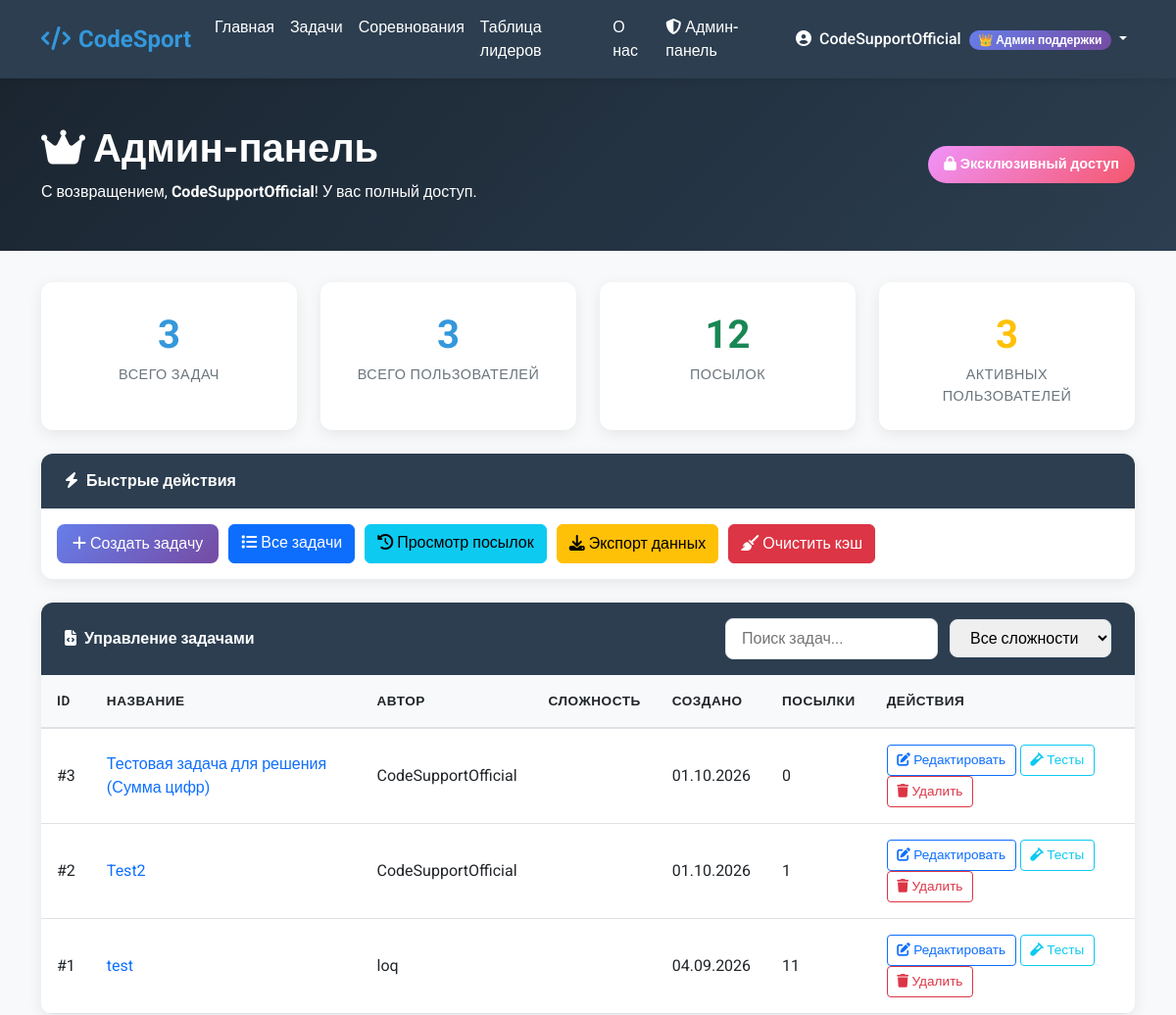
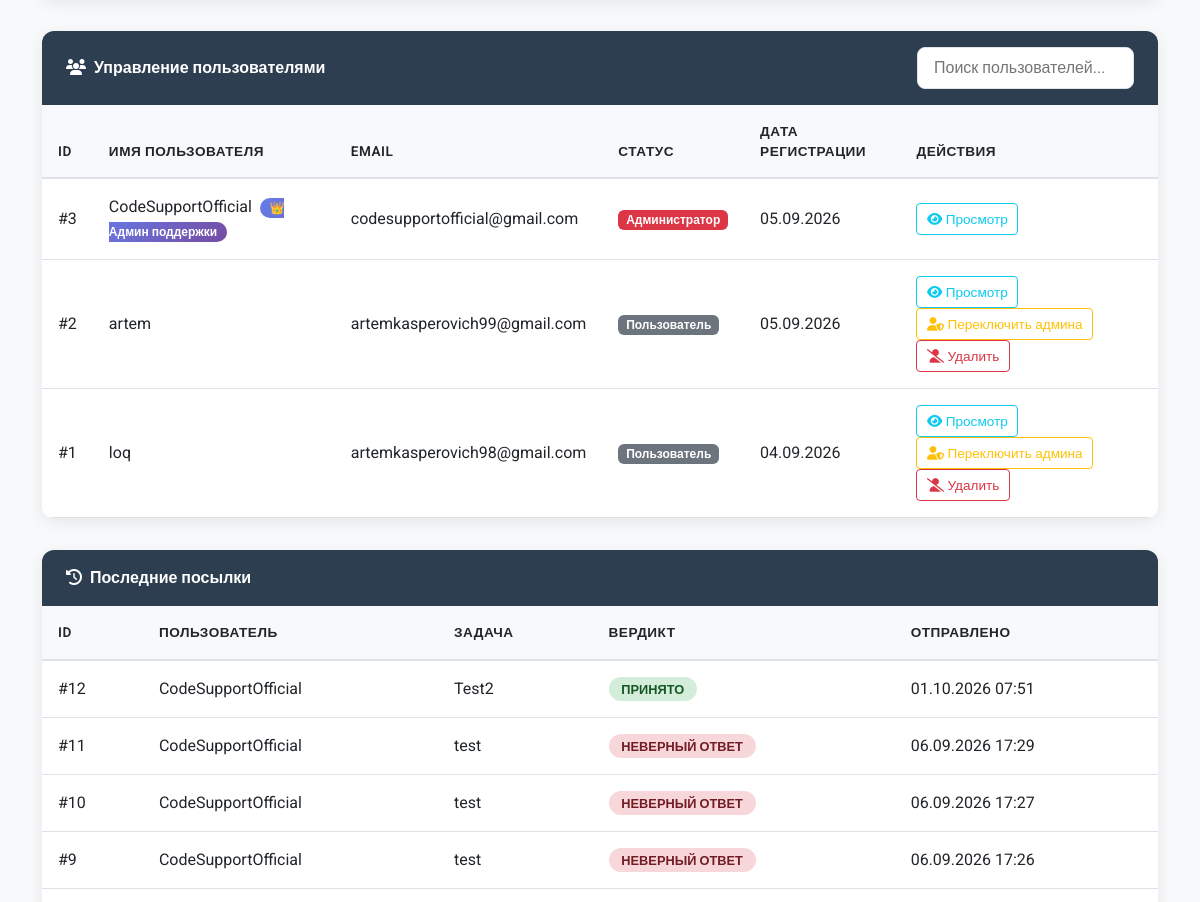
Page /control-panel/ (signed in, upper part) on the earlier database version (2 pictures, top to bottom).
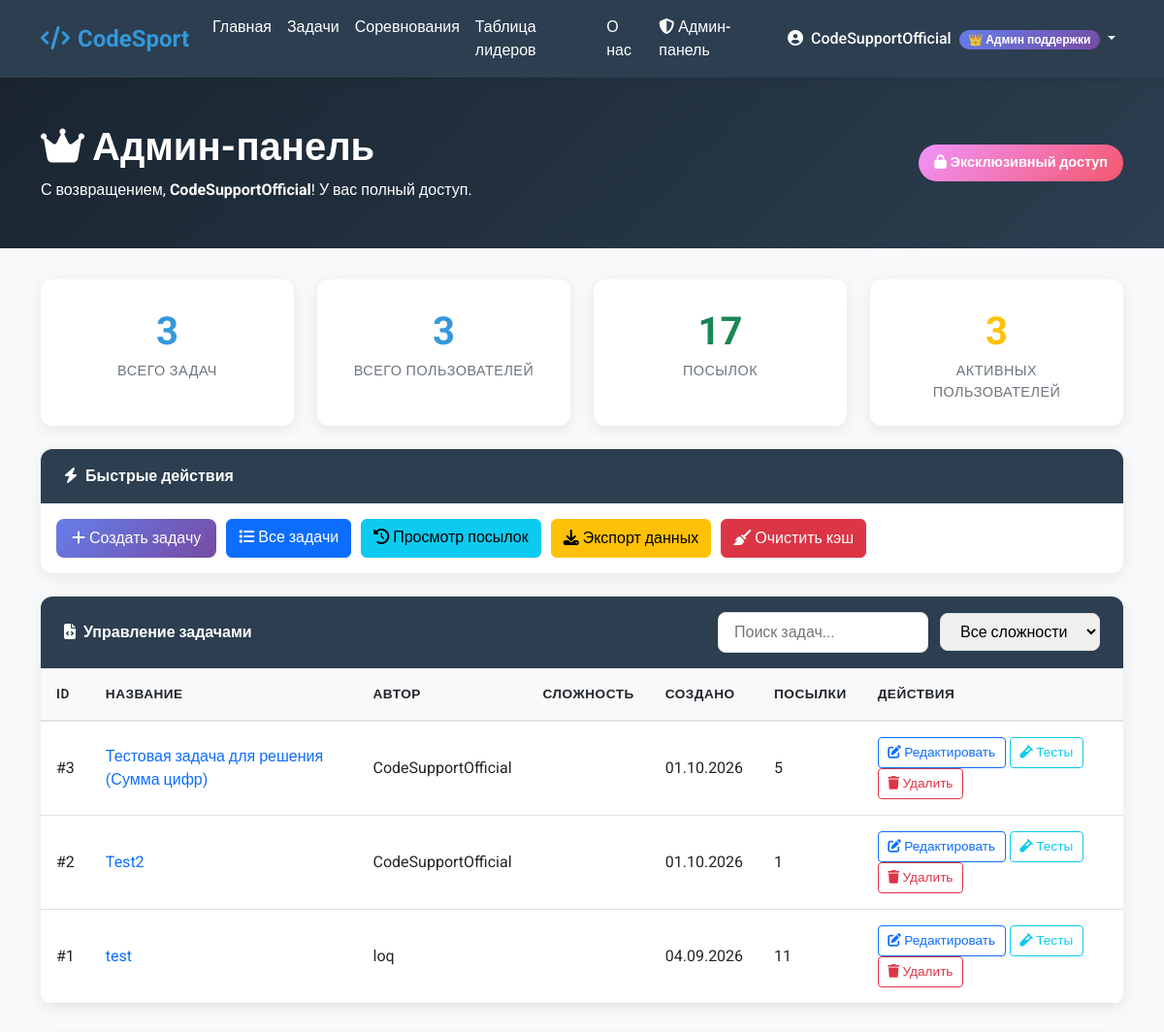
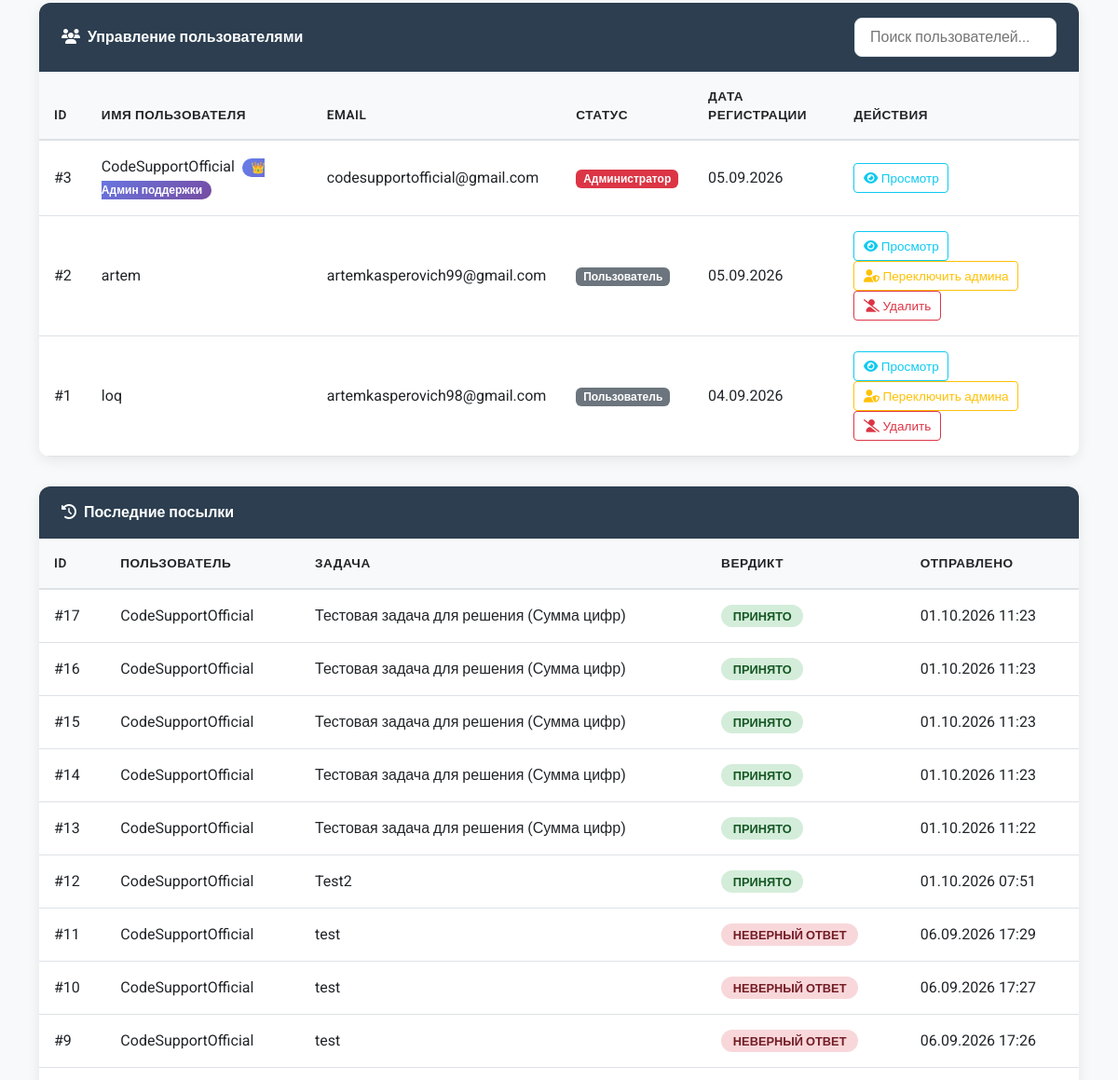
Same page on the later database version (2 pictures, top to bottom).
### LearnApp/models.py (models this page shows, shortened)
class Problem(models.Model):
    DIFFICULTY_CHOICES = [
        ('easy', 'Easy'),
        ('medium', 'Medium'),
        ('hard', 'Hard'),
    ]
    title = models.CharField(max_length=200)
    description = models.TextField()
    author = models.ForeignKey(User, on_delete=models.CASCADE)
    created_at = models.DateTimeField(auto_now_add=True)
    difficulty = models.CharField(max_length=10, choices=DIFFICULTY_CHOICES)
    time_limit = models.IntegerField(default=1, help_text="Time limit in seconds")
    memory_limit = models.IntegerField(default=256, help_text="Memory limit in MB")
    template_code = models.TextField(blank=True, help_text="Initial code template for users")

class Submission(models.Model):
    VERDICT_CHOICES = [
        ('accepted', 'Accepted'),
        ('wrong_answer', 'Wrong Answer'),
        ('time_limit_exceeded', 'Time Limit Exceeded'),
        ('runtime_error', 'Runtime Error'),
        ('compilation_error', 'Compilation Error'),
    ]
    LANGUAGE_CHOICES = [
        ('python', 'Python'),
        ('cpp', 'C++'),
        ('java', 'Java'),
    ]
    problem = models.ForeignKey(Problem, on_delete=models.CASCADE)
    user = models.ForeignKey(User, on_delete=models.CASCADE)
    code = models.TextField()
    language = models.CharField(max_length=20, choices=LANGUAGE_CHOICES)
    verdict = models.CharField(max_length=20, choices=VERDICT_CHOICES, blank=True)
    submitted_at = models.DateTimeField(auto_now_add=True)
    execution_time = models.FloatField(null=True, blank=True)
    test_cases_passed = models.IntegerField(default=0)
    total_test_cases = models.IntegerField(default=0)
    class Meta:
        ordering = ['-submitted_at']

### LearnApp/views.py (the view)
# urls.py: path('control-panel/', views.admin_panel, name='admin_panel'),
@login_required
def admin_panel(request):
    if not is_support_official(request.user):
        raise PermissionDenied("Access denied. Only CodeSupportOfficial can access this page.")
    total_problems = Problem.objects.count()
    total_users = User.objects.count()
    total_submissions = Submission.objects.count()
    accepted_submissions = Submission.objects.filter(verdict='accepted').count()
    wrong_submissions = Submission.objects.filter(verdict='wrong_answer').count()
    active_users = User.objects.filter(is_active=True).count()
    all_problems = Problem.objects.all().order_by('-created_at')
    all_users = User.objects.all().order_by('-date_joined')
    recent_submissions = Submission.objects.all().order_by('-submitted_at')[:20]
    context = {
        'total_problems': total_problems,
        'total_users': total_users,
        'total_submissions': total_submissions,
        'accepted_submissions': accepted_submissions,
        'wrong_submissions': wrong_submissions,
        'active_users': active_users,
        'all_problems': all_problems,
        'all_users': all_users,
        'recent_submissions': recent_submissions,
        'is_support_official': True,
    }
    return render(request, 'main/admin_panel.html', context)

### LearnApp/views.py (called while the page is built)
def is_support_official(user):
    return user.username == 'CodeSupportOfficial'

### templates/main/admin_panel.html (shortened to what the changed rows need)
<!DOCTYPE html>
<html lang="ru">
<head>
    <link href="https://cdn.jsdelivr.net/npm/bootstrap@5.3.0/dist/css/bootstrap.min.css" rel="stylesheet">
    <link rel="stylesheet" href="https://cdnjs.cloudflare.com/ajax/libs/font-awesome/6.4.0/css/all.min.css">
</head>
<body>
    <nav class="navbar navbar-expand-lg navbar-dark sticky-top">
        <div class="container">
            <div class="collapse navbar-collapse" id="navbarNav">
                <ul class="navbar-nav">
                    {% if user.is_authenticated %}
                    <li class="nav-item dropdown">
                        <a class="nav-link dropdown-toggle" href="#" id="navbarDropdown" role="button" data-bs-toggle="dropdown">
                            <i class="fas fa-user-circle me-1"></i> {{ user.username }}
                            {% if user.username == 'CodeSupportOfficial' %}
                            <span class="special-badge ms-1">👑 Админ поддержки</span>
                            {% endif %}
                        </a>
                    </li>
                    {% else %}
                    <li class="nav-item"><a class="nav-link" href="{% url 'login' %}">Вход</a></li>
                    <li class="nav-item"><a class="nav-link" href="{% url 'login' %}">Регистрация</a></li>
                    {% endif %}
                </ul>
            </div>
        </div>
    </nav>
    <div class="admin-header">
        <div class="container">
            <div class="d-flex justify-content-between align-items-center">
                <div>
                    <h1><i class="fas fa-crown me-2"></i>Админ-панель</h1>
                </div>
            </div>
        </div>
    </div>
    <div class="container">
        <div class="row g-4 mb-4">
            <div class="col-md-3 col-sm-6">
                <div class="stat-card">
                    <div class="stat-number text-success">{{ total_submissions }}</div>
                    <div class="stat-label">Посылок</div>
                </div>
            </div>
        </div>
        <div class="admin-section">
            <div class="table-responsive">
                <table class="table table-hover">
                    <thead>
                        <tr>
                            <th>ID</th>
                            <th>Название</th>
                            <th>Автор</th>
                            <th>Сложность</th>
                            <th>Создано</th>
                            <th>Посылки</th>
                            <th>Действия</th>
                        </tr>
                    </thead>
                    <tbody>
                        {% for problem in all_problems %}
                        <tr class="problem-row" data-difficulty="{{ problem.difficulty }}">
                            <td>#{{ problem.id }}</td>
                            <td>
                                <a href="{% url 'problem_detail' problem.id %}" class="text-decoration-none">
                                    {{ problem.title }}
                                </a>
                            </td>
                            <td>{{ problem.author.username }}</td>
                            <td>
                                <span class="badge bg-{{ problem.difficulty }}">
                                </span>
                            </td>
                            <td>{{ problem.created_at|date:"d.m.Y" }}</td>
                            <td>{{ problem.submission_set.count }}</td>
                            <td>
                                <a href="{% url 'edit_problem' problem.id %}" class="btn btn-sm btn-outline-primary btn-action">
                                    <i class="fas fa-edit"></i> Редактировать
                                </a>
                                <a href="{% url 'add_test_cases' problem.id %}" class="btn btn-sm btn-outline-info btn-action">
                                    <i class="fas fa-vial"></i> Тесты
                                </a>
                                <button class="btn btn-sm btn-outline-danger btn-action" onclick="deleteProblem({{ problem.id }})">
                                    <i class="fas fa-trash"></i> Удалить
                                </button>
                            </td>
                        </tr>
                        {% empty %}
                        <tr>
                            <td colspan="7" class="text-center py-4 text-muted">
                                Задачи не найдены
                            </td>
                        </tr>
                        {% endfor %}
                    </tbody>
                </table>
            </div>
        </div>
        <div class="admin-section">
            <div class="table-responsive">
                <table class="table table-hover">
                    <thead>
                        <tr>
                            <th>ID</th>
                            <th>Имя пользователя</th>
                            <th>Email</th>
                            <th>Статус</th>
                            <th>Дата регистрации</th>
                            <th>Действия</th>
                        </tr>
                    </thead>
                    <tbody>
                        {% for user in all_users %}
                        <tr>
                            <td>#{{ user.id }}</td>
                            <td>
                                {{ user.username }}
                                {% if user.username == 'CodeSupportOfficial' %}
                                <span class="special-badge ms-1">👑 Админ поддержки</span>
                                {% endif %}
                            </td>
                            <td>{{ user.email }}</td>
                            <td>
                                {% if user.is_staff %}
                                <span class="badge bg-danger">Администратор</span>
                                {% else %}
                                <span class="badge bg-secondary">Пользователь</span>
                                {% endif %}
                            </td>
                            <td>{{ user.date_joined|date:"d.m.Y" }}</td>
                            <td>
                                <a href="{% url 'user_profile' user.username %}" class="btn btn-sm btn-outline-info btn-action">
                                    <i class="fas fa-eye"></i> Просмотр
                                </a>
                                {% if user.username != 'CodeSupportOfficial' %}
                                <button class="btn btn-sm btn-outline-warning btn-action" onclick="toggleStaff({{ user.id }})">
                                    <i class="fas fa-user-shield"></i> Переключить админа
                                </button>
                                <button class="btn btn-sm btn-outline-danger btn-action" onclick="deleteUser({{ user.id }})">
                                    <i class="fas fa-user-slash"></i> Удалить
                                </button>
                                {% endif %}
                            </td>
                        </tr>
                        {% empty %}
                        <tr>
                            <td colspan="6" class="text-center py-4 text-muted">
                                Пользователи не найдены
                            </td>
                        </tr>
                        {% endfor %}
                    </tbody>
                </table>
            </div>
        </div>
        <div class="admin-section">
            <div class="table-responsive">
                <table class="table table-hover">
                    <thead>
                        <tr>
                            <th>ID</th>
                            <th>Пользователь</th>
                            <th>Задача</th>
                            <th>Вердикт</th>
                            <th>Отправлено</th>
                        </tr>
                    </thead>
                    <tbody>
                        {% for submission in recent_submissions %}
                        <tr>
                            <td>#{{ submission.id }}</td>
                            <td>{{ submission.user.username }}</td>
                            <td>{{ submission.problem.title }}</td>
                            <td>
                                <span class="verdict-badge verdict-{{ submission.verdict }}">
                                    {% if submission.verdict == 'accepted' %}Принято
                                    {% elif submission.verdict == 'wrong_answer' %}Неверный ответ
                                    {% elif submission.verdict == 'time_limit_exceeded' %}Превышено время
                                    {% elif submission.verdict == 'runtime_error' %}Ошибка выполнения
                                    {% elif submission.verdict == 'compilation_error' %}Ошибка компиляции
                                    {% else %}{{ submission.verdict|title }}{% endif %}
                                </span>
                            </td>
                            <td>{{ submission.submitted_at|date:"d.m.Y H:i" }}</td>
                        </tr>
                        {% empty %}
                        <tr>
                            <td colspan="5" class="text-center py-4 text-muted">
                                Посылки не найдены
                            </td>
                        </tr>
                        {% endfor %}
                    </tbody>
                </table>
            </div>
        </div>
    </div>
</body>
</html>

Differences in the rows shown:
changed Problem "Тестовая задача для решения (Сумма цифр)": submission_set.count "0" → "5"
added Submission: id "17", user.username "CodeSupportOfficial", problem "Тестовая задача для решения (Сумма цифр)", verdict "ПРИНЯТО", submitted_at "01.10.2026 11:23"
added Submission: id "16", user.username "CodeSupportOfficial", problem "Тестовая задача для решения (Сумма цифр)", verdict "ПРИНЯТО", submitted_at "01.10.2026 11:23"
added Submission: id "15", user.username "CodeSupportOfficial", problem "Тестовая задача для решения (Сумма цифр)", verdict "ПРИНЯТО", submitted_at "01.10.2026 11:23"
added Submission: id "14", user.username "CodeSupportOfficial", problem "Тестовая задача для решения (Сумма цифр)", verdict "ПРИНЯТО", submitted_at "01.10.2026 11:23"
added Submission: id "13", user.username "CodeSupportOfficial", problem "Тестовая задача для решения (Сумма цифр)", verdict "ПРИНЯТО", submitted_at "01.10.2026 11:22"
Other differences:
{{ total_submissions }}: "12" → "17"
